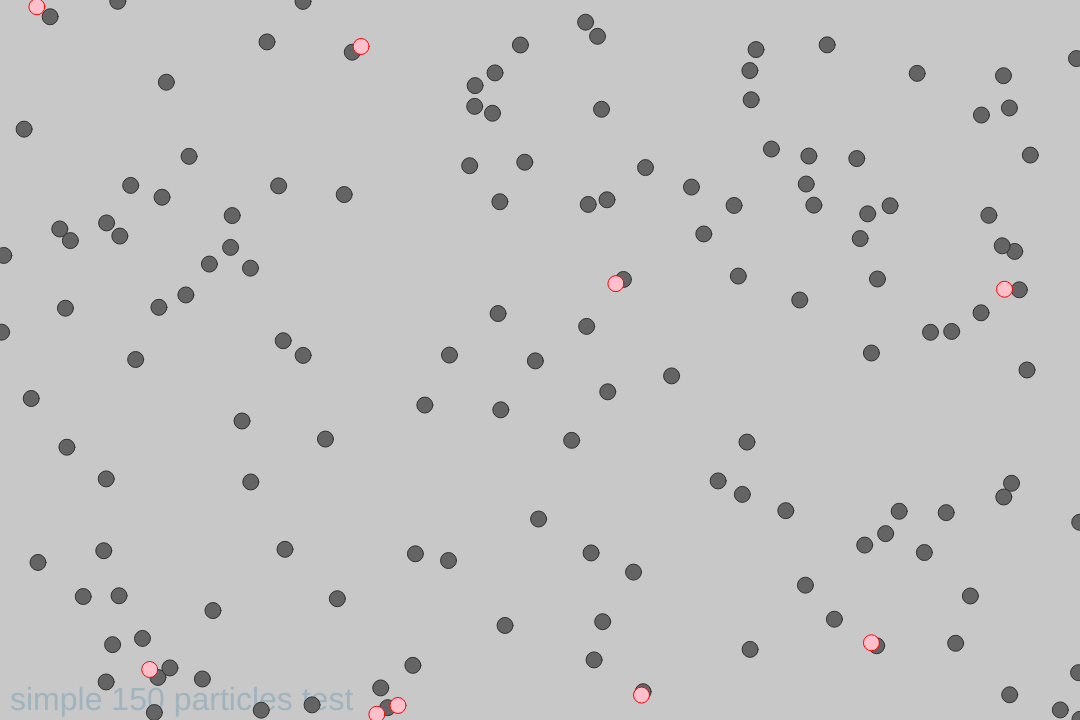
Frame 1 (no input)
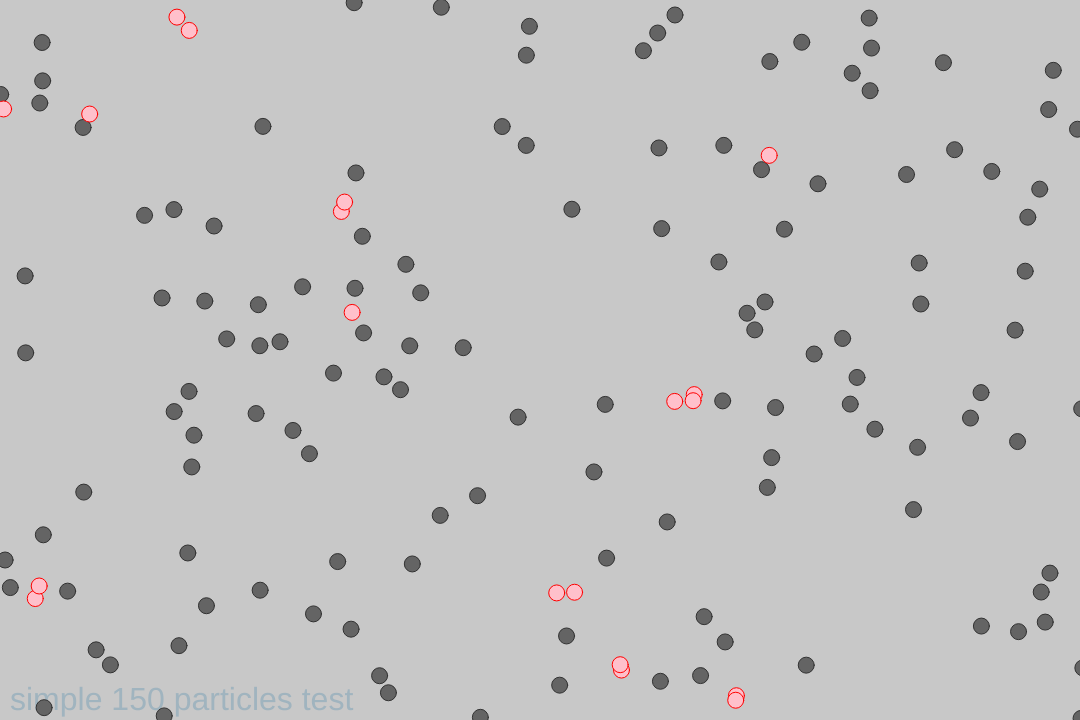
Frame 60 (no input)
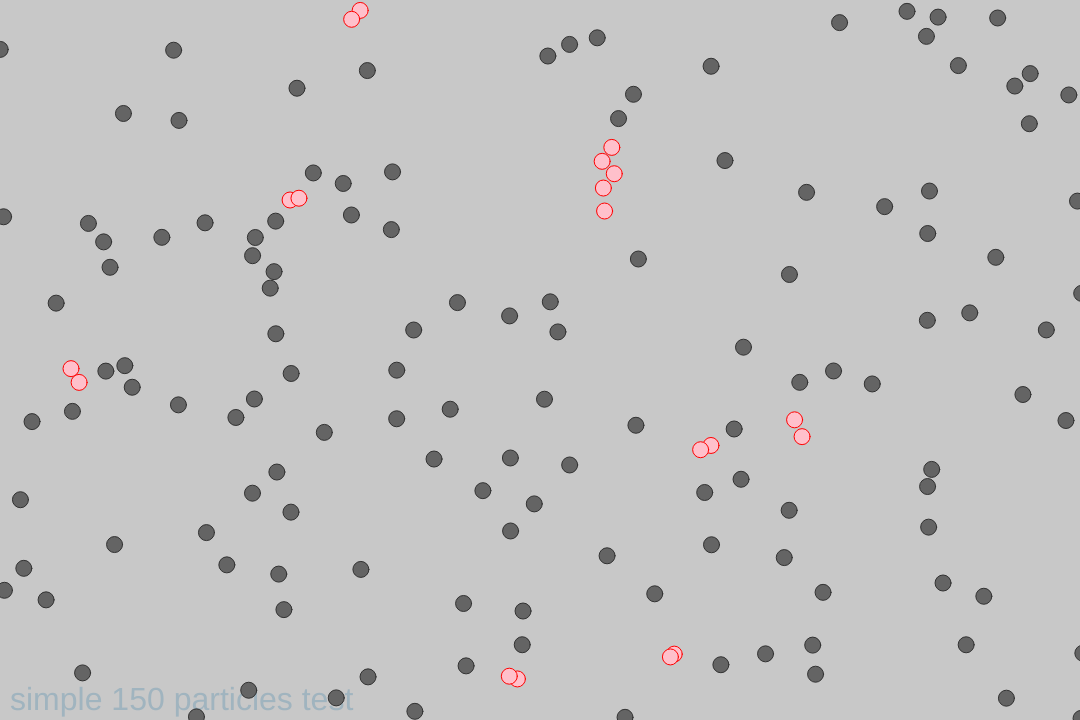
Frame 120 (the mouse pressed at the canvas centre since frame 60)

The p5.js sketch that drew these frames (run headless with seeded random() and noise() and a simulated clock; from frame 60 on, the mouse is pressed at the canvas centre):

// p5.js sketch
// ── sketch.js
var numOfCircles;
var lastValue;
var veloMult;

var circles = [];
var velos = [];

const pSize = 16;
const defaultCollFrames = 3;

let mult = p5.Vector.mult
let sub = p5.Vector.sub
let dot = p5.Vector.dot

function range(from, to) {
  return [...Array(to - from).keys()].map(n => n + from)
}

function Particle(x, y, vx, vy, ax, ay) {
  if (x === undefined || y === undefined) {
    let [x, y] = [random(width), random(height)];
  }
  if (vx === undefined || vy === undefined) {
    let [vx, vy] = [random(), random()];
  }
  if (ax === undefined || ay === undefined) {
    let [ax, ay] = [random(), random()];
  }

  this.position = createVector(x, y);
  this.velocity = createVector(vx, vy);
  this.acceleration = createVector(ax, ay);
  this.collisionFrames = 0;
}

Particle.prototype.draw = function () {
  if (this.collisionFrames > 0) {
    stroke('red');
    fill('pink');
    ellipse(this.position.x, this.position.y, pSize, pSize); //just testin
    this.collisionFrames -= 1;
  } else {
    stroke(50);
    fill(100);
    ellipse(this.position.x, this.position.y, pSize, pSize);
  }
}

Particle.prototype.collision = function (other) {
  let distance = this.position.dist(other.position)
  if (distance <= pSize) {
    let v1 = this.velocity;
    let v2 = other.velocity;
    let x1mx2 = sub(this.position, other.position);
    let x2mx1 = sub(other.position, this.position);

    this.velocity = sub(v1, mult(x1mx2, dot(sub(v1, v2), x1mx2) / dot(x1mx2, x1mx2)));
    other.velocity = sub(v2, mult(x2mx1, dot(sub(v2, v1), x2mx1) / dot(x2mx1, x2mx1)));

    this.collisionFrames = defaultCollFrames;
    other.collisionFrames = defaultCollFrames;
  }
}

Particle.prototype.updateState = function () {
  this.position.add(this.velocity);
  this.velocity.add(this.acceleration);

  if ((this.position.x - pSize / 2) < 0 || (this.position.x + pSize / 2) >= width) {
    this.velocity.x *= -1;
  }
  if ((this.position.y - pSize / 2) < 0 || (this.position.y + pSize / 2) > height) {
    this.velocity.y *= -1;
  }
}

function initCircles() {
  for (var i = 0; i < numOfCircles.value(); i++) {
    circles[i] = new Particle(
      random(width), random(height),
      random(-1 * veloMult.value(), veloMult.value()), random(-1 * veloMult.value(), veloMult.value()),
      0, 0
    )
    //circles[i] = createVector(random(width), random(height));
    //velos[i] = p5.Vector.random2D().mult(veloMult.value());
  }
  lastValue = numOfCircles.value();
  //console.log(circles);
}

function setup() {
  createCanvas(1080, 720);
  createP('');
  numOfCircles = createSlider(0, 500, 150);
  numOfCircles.changed(initCircles);
  veloMult = createSlider(1, 10, 4);
  veloMult.changed(initCircles);
  initCircles();
  textSize(32);
}

function draw() {
  background(200);

  fill(0, 102, 153, 51);
  noStroke();
  text(`simple ${lastValue} particles test`, 10, height - 10);

  range(0, lastValue).forEach(i => {
    circles[i].draw();
    circles[i].updateState();
    range(i + 1, lastValue).forEach(j => circles[i].collision(circles[j]));
  });
}


// ── style.css
  
 #container div {
    float: left;
    width: 25%;
 }
  body {
    max-width: 1080px;
    padding: 50px 0;
    margin: 0 auto;
    display: -webkit-box;
    display: -webkit-flex;
    display: -moz-box;
    display: -ms-flexbox;
    display: flex;
    background-color: #fafafa;
    -webkit-box-align: start;
    -webkit-align-items: flex-start;
       -moz-box-align: start;
        -ms-flex-align: start;
            align-items: flex-start;
    -webkit-flex-wrap: wrap;
        -ms-flex-wrap: wrap;
            flex-wrap: wrap;
  }
  

  input[type="button"] {
    padding: 5px 10px;
    border: 1px solid #555555;
    background-color: #555555;
    color: #fff;
    -webkit-border-radius: 25px;
       -moz-border-radius: 25px;
            border-radius: 25px;
  }
  
  input[type="number"] {
    padding: 5px 10px;
    border: 1px solid #555555;
    color: #555555;
    -webkit-border-radius: 25px;
       -moz-border-radius: 25px;
            border-radius: 25px;
  }
  

  input[type="range"] {
    -webkit-appearance: none !important;
    -moz-appearance: none !important;
    -ms-appearance: none !important;
    -o-appearance: none !important;
    display: inline-block;
    height: 10px;
    width: 250px;
    margin: 3px 10px 20px 0;
    background: #fff;
    border: 1px solid #ddd;
    -webkit-border-radius: 10px;
       -moz-border-radius: 10px;
            border-radius: 10px;
    display: block;
    margin: 10px auto;
  }
  
  input[type="range"]:focus {
    outline: none;
  }
  
  input[type="range"]::-webkit-slider-thumb {
    -webkit-appearance: none !important;
    background: #555555;
    height: 15px;
    width: 15px;
    border: 4px solid #555555;
    -webkit-border-radius: 20px;
            border-radius: 20px;
    -webkit-box-shadow: 0 0 0 1px #555555, 0 0 8px #555555 inset;
            box-shadow: 0 0 0 1px #555555, 0 0 8px #555555 inset;
    -webkit-box-sizing: border-box;
            box-sizing: border-box;
    cursor: pointer;
    -webkit-transition: all 0.1s;
    -moz-transition: all 0.1s;
    -ms-transition: all 0.1s;
    -o-transition: all 0.1s;
  }
  
  input[type="range"]::-webkit-slider-thumb:hover, input[type="range"]::-webkit-slider-thumb:active {
    height: 20px;
    width: 20px;
    border: 6px solid #555555;
    background: #fff;
    -webkit-box-shadow: 0 0 0 1px #555555, 0 0 8px transparent inset;
            box-shadow: 0 0 0 1px #555555, 0 0 8px transparent inset;
  }

  .radios {
    width: 100%;
    display: flex;
    align-items: center;
    justify-content: center;
  }
  
  .radios > div > input[type="radio"] {
    width: 20px;
  }

  .radios > div > label {
    padding: 10px;
  }

  input[type="text"] {
    width: 100%;
  }
  
  .card {
    width: 18rem;
    margin: 10px;
  }

  input[type="text"]::-webkit-input-placeholder {
    text-align: center;
  }

  input[type="text"]::-moz-placeholder {  /* Firefox 19+ */
    text-align: center;  
  }

  input[type="checkbox"] {
    margin: 5px;
  }

  .cards-container {
    display: inherit;
    width: 100%;
    justify-content: center;
    flex-wrap: wrap;
  }
